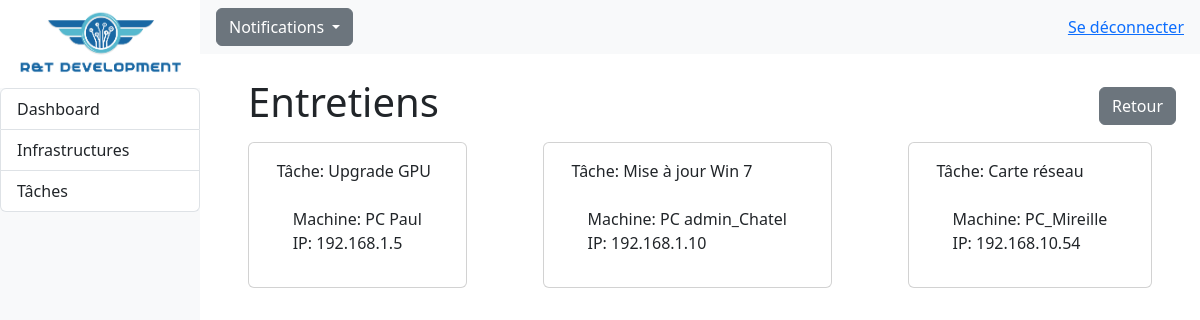
The page /RT_app/admin/entretiens-historique (signed in) on the database as committed earlier.
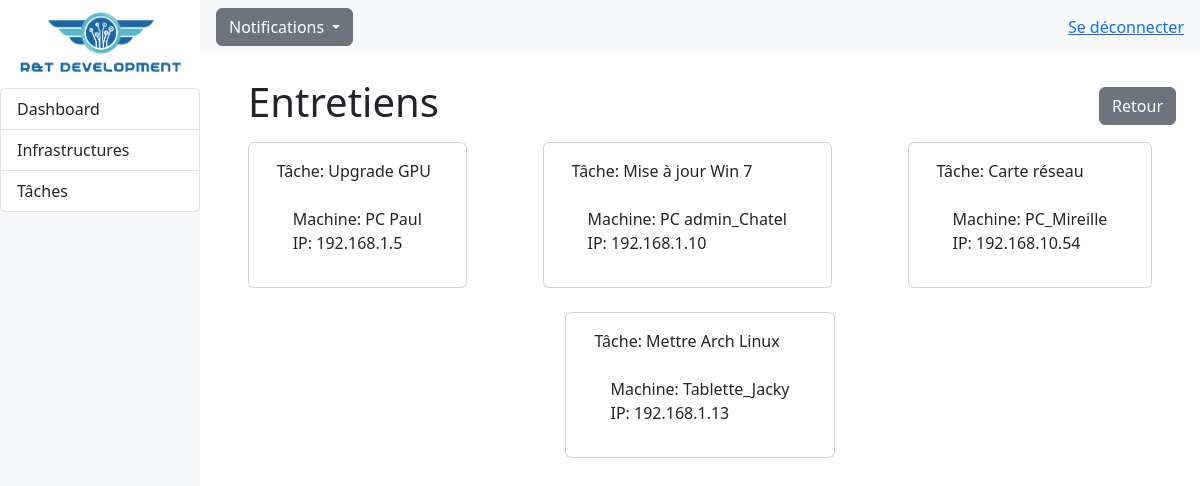
The same page on the database as committed later.
### RT_app/models.py (models this page shows, shortened)
class Entretien(models.Model):
    TYPE_CHOICES = [
        ('PREVENTIF', 'Préventif'),
        ('CORRECTIF', 'Correctif'),
        ('AMELIORATION', 'Amélioration'),
        ('MISE A JOUR', 'Mise à jour'),
        ('REPARATION', 'Réparation'),
        ('AUTRE', 'Autre')
    ]
    id = models.AutoField(primary_key=True,editable=False)
    nom = models.CharField(max_length=30, default="Mise à jour")
    type = models.CharField(max_length=15, choices=TYPE_CHOICES, default='PREVENTIF')
    description = models.TextField()
    date = models.DateField(default=datetime.now().strftime("%Y-%m-%d"))
    id_personnel = models.ForeignKey('Personnel', on_delete=models.CASCADE)
    id_machine  = models.ForeignKey('Machine', on_delete=models.CASCADE)
    etat = models.BooleanField(default=False)

class Machine(models.Model):
    TYPE = (
        ('PC', 'PC - OS windows'),
        ('Mac', ('Mac - OS MacOS')),
        ('Serveur', ('Serveur - OS Debian')),
        ('Autre', ('Autre type de machine')),
    )
    id = models.AutoField(primary_key=True,editable=False)
    nom = models.CharField(max_length=30, default="PC")
    ip = models.CharField(max_length=15, default="172.0.0.1", validators=[RegexValidator(r'^((25[0-5]|(2[0-4]|1\d|[1-9]|)\d)\.?\b){4}$')])
    etat = models.BooleanField(default=True)
    id_infrastructure = models.ForeignKey('Infrastructure', on_delete=models.CASCADE)
    type_machine = models.CharField(max_length=32, choices=TYPE, default='PC')

### RT_app/views.py (the view)
# urls.py: path('admin/entretiens-historique', views.taches_historique, name='taches_historique'),
@login_required
def taches_historique(request):
    context = {
        'entretiens' : entretiens,
    }
    return render(request, 'admin/taches_histo.html', context)

### RT_app/templates/admin/taches_histo.html
{% extends "dashboard.html" %}
{% block content %}
<div class="mt-4 ms-5">
    <div class="row row-cols-lg-auto pe-4 align-items-center justify-content-between">
        <h1>Entretiens</h1>
        <div>
            <a class="btn btn-secondary" href="{% url 'taches' %}" >Retour</a>
        </div>
    </div>
    {% if entretiens %}
    <div class="row gap-3 justify-content-evenly">
        {% for entretien in entretiens %}
        <div class="card mt-2 col-auto me-5">
          <div class="card-body">
            <div class="card-title">Tâche: {{entretien.nom}}</div>
            <div class="p-3 col-auto">
                <div class="card-text">Machine: {{entretien.id_machine.nom}}</div>
                <div class="card-text">IP: {{entretien.id_machine.ip}}</div>
            </div>
          </div>
        </div>
        {% endfor %}
      </div>
      {% else %}
      <div class="alert alert-danger me-5" role="alert">Il n'y a pas eu d'entretiens</div>
      {% endif %}
</div>
{% endblock %}

### RT_app/templates/admin/dashboard.html (shortened to what this page needs)
<!DOCTYPE html>
<html lang="en">
<head>
    {% load static %}
    <link rel="stylesheet" href="{% static 'css/styles.css' %}">
    <link href="https://cdn.jsdelivr.net/npm/bootstrap@5.3.0-alpha3/dist/css/bootstrap.min.css" rel="stylesheet">
</head>
<body>
    {% block menu %}
    <div class="container-fluid row g-0">
        <div class="bg-light col-2" id="sidebar">
          <nav class="navbar col d-flex align-items-center vh-100">
                <div class="fixed-top col-2">
                    <a href="{% url 'dashboard' %}"><img class="img-fluid" src="{% static 'img/rtdev.png' %}"/></a>
                    <div class="">
                        <ul class="list-group border-0">
                            <li class="list-group-item"> <a class="nav-link" href="{% url 'dashboard' %}">Dashboard</a></li>
                            <li class="list-group-item"> <a class="nav-link" href="{% url 'infra' %}">Infrastructures</a></li>
                            <li class="list-group-item"> <a class="nav-link" href="{% url 'taches' %}">Tâches</a></li>
                        </ul>
                    </div>
                </div>
            </nav>
        </div>
        <div class="col" id="main-content">
            <div>
                <nav class="navbar navbar-top bg-light row d-flex" id="main-navbar">
                    <div class="container-fluid">
                        <div class="nav-item dropdown ms-3 z-2">
                            <a class="btn btn-secondary dropdown-toggle" href="#" role="button" data-bs-toggle="dropdown" aria-expanded="false">
                              Notifications
                            </a>
                        </div>
                        <div class="nav-item">
                            {% if user.is_authenticated%}
                                <div class="nav-item pe-3">
                                    <a href="{% url 'index' %}">Se déconnecter</a>
                                </div>
                            {% endif %}
                        </div>
                    </div>
                  </nav>
            </div>
        {% endblock %}
        {% block content %}{% endblock %}
        </div>
    </div>
</body>
</html>

### RT_app/static/css/styles.css (style rules this page uses)
body { font-family: 'Segoe UI', Tahoma, Geneva, Verdana, sans-serif; }

Rows that differ between the two databases and show on the page:
added Entretien: nom "Mettre Arch Linux", id_machine.nom "Tablette_Jacky", id_machine.ip "192.168.1.13"
